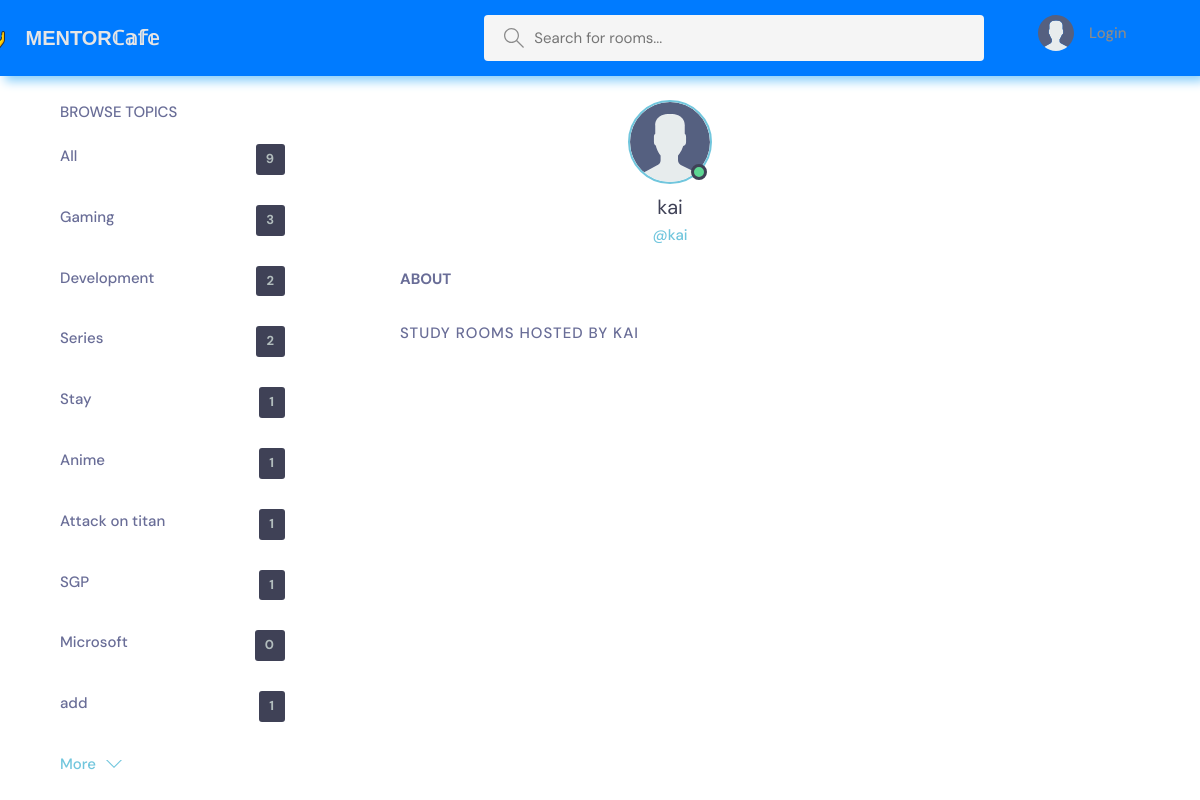
The page /profile/2 on the database its author committed.
### base/models.py (models this page shows, shortened)
class Topic(models.Model):
    name = models.CharField(max_length=255)

### base/views.py (the view)
# urls.py: path('profile/<slug:pk>', views.userProfile, name = "profile"),
def userProfile(request,pk):
    user = User.objects.get(id=pk)
    rooms = user.room_set.all()
    topics = Topic.objects.all()
    context = {'user': user,'topics':topics,'rooms':rooms}
    return render(request,'base/profile.html',context)

### base/templates/base/profile.html (shortened to what this page needs)
{% extends 'main.html'%}
{% load static%}
{%block content%}
<main class="profile-page layout layout--3">
        <div class="container">
          <div class="topics">
            <div class="topics__header">
              <h2>Browse Topics</h2>
            </div>
            <ul class="topics__list">
                <li>
                  <a href="{% url 'home' %}"> All <span>{{topics.count}}</span></a>
                </li>
                {%for topic in topics %}
                <li>
                  <a href="{% url 'home' %}?q={{topic.name}}">{{topic.name}} <span>{{topic.room_set.all.count}}</span></a>
                </li>
                {%endfor%}
              </ul>
            <button class="btn btn--link" href="/">
              More
              <svg version="1.1" xmlns="http://www.w3.org/2000/svg" width="32" height="32" viewBox="0 0 32 32">
                <title>chevron-down</title>
                <path d="M16 21l-13-13h-3l16 16 16-16h-3l-13 13z"></path>
              </svg>
            </button>
          </div>
          <div class="roomList">
            <div class="profile">
              <div class="profile__avatar">
                <div class="avatar avatar--large active">
                  <img src="{% static 'images/avatar.svg'%}" />
                </div>
              </div>
              <div class="profile__info">
                <h3>{{user.username}}</h3>
                <p>@{{user.username}}</p>
              </div>
              <div class="profile__about">
                <h3>About</h3>
              </div>
            </div>
            <div class="roomList__header">
              <div>
                <h2>Study Rooms Hosted by {{user.username}}</a>
                </h2>
              </div>
            </div>
          </div>
        </div>
      </main>
{%endblock%}

### static/styles/style.css (style rules this page uses)
:root { --color-main: #71c6dd; --color-main-light: #e1f6fb; --color-dark: #3f4156; --color-dark-medium: #51546e; --color-dark-light: #696d97; --color-light: #e5e5e5; --color-gray: #8b8b8b; --color-light-gray: #b2bdbd; --color-bg: #2d2d39; --color-success: #5dd693; --color-error: #fc4b0b; }
* { font-family: "DM Sans", -apple-system, BlinkMacSystemFont, "Segoe UI", Roboto, Oxygen, Ubuntu, Cantarell, "Open Sans", "Helvetica Neue", sans-serif; margin: 0; padding: 0; box-sizing: border-box; text-rendering: optimizeLegibility; font-size: inherit; }
html { font-size: 56.25%; }
@media only screen and (min-width: 1200px) { html { font-size: 62.5%; } }
body { line-height: 1.6; font-weight: 400; font-size: 1.5rem; color: var(--color-light-gray); background-color: WHITE; min-height: 100vh; }
img { width: 100%; }
a { display: inline-block; color: var(--color-main); text-decoration: none; }
.container { max-width: 120rem; width: 90%; margin: auto; }
.btn { background-color: transparent; border: none; display: inline-flex; align-items: center; gap: 1rem; cursor: pointer; transition: all ease-in-out 0.3s; padding: 1rem 2rem; border-radius: 5px; box-shadow: 1px 1px 3px 1px rgba(0, 0, 0, 0.15); font-weight: 500; }
.btn--link { border-radius: 0; padding: 0; color: var(--color-main); box-shadow: none; }
.btn > svg { fill: currentColor; width: 1.6rem; height: 1.6rem; }
.avatar { position: relative; display: inline-block; border-radius: 50%; border: 2px solid var(--color-main); }
.avatar img { display: block; border-radius: 50%; object-fit: cover; object-position: center; }
.avatar::after { content: ""; display: block; position: absolute; background-color: var(--color-gray); z-index: 111; border-radius: 50%; border: 0.3rem solid var(--color-dark); }
.avatar.active::after { background-color: var(--color-success); }
.avatar.avatar--large img { display: block; width: 8rem; height: 8rem; border-radius: 50%; }
.avatar.avatar--large:after { width: 1rem; height: 1rem; bottom: 2px; right: 3.5px; }
.layout { margin-top: 2.4rem; }
.layout > .container { display: flex; justify-content: space-between; align-items: flex-start; }
.layout--3 > .container > div:first-child { flex-basis: 50%; max-width: 22.5rem; }
.layout--3 > .container > div:nth-child(2) { flex-basis: 50%; }
.topics__header { margin-bottom: 2rem; }
.topics__header h2 { text-transform: uppercase; font-weight: 500; color: var(--color-dark-light); }
.topics__list { list-style: none; }
.topics__list li a { display: flex; justify-content: space-between; margin-bottom: 3rem; font-weight: 500; color: var(--color-dark-light); transition: all 0.3s ease-in-out; }
.topics__list li a span { padding: 0.5rem 1rem; background-color: var(--color-dark); color: var(--color-light-gray); border-radius: 3px; font-size: 1.3rem; font-weight: 700; letter-spacing: 1px; }
.roomList { position: relative; right: 200px; }
.roomList__header { display: flex; justify-content: space-between; align-items: center; margin-bottom: 2.4rem; }
.roomList__header h2 { text-transform: uppercase; font-weight: 500; color: var(--color-dark-light); letter-spacing: 1px; }
.profile { margin-bottom: 3rem; }
.profile__avatar { text-align: center; }
.profile__info { text-align: center; }
.profile__info h3 { font-size: 2rem; color: var(--color-dark); font-weight: 400; }
.profile__info p { color: var(--color-main); font-weight: 500; margin-bottom: 1rem; }
.profile__about { margin-top: 2rem; }
.profile__about h3 { text-transform: uppercase; color: var(--color-dark-light); margin-bottom: 0.5rem; }
.profile-page .roomList__header { margin-bottom: 1.5rem; }
.profile-page .roomList__header h2 { color: var(--color-dark-light); }

### rows shown on the page
Topic: name "Gaming", room_set.all.count "3"
Topic: name "Development", room_set.all.count "2"
Topic: name "Series", room_set.all.count "2"
Topic: name "Stay", room_set.all.count "1"
Topic: name "Anime", room_set.all.count "1"
Topic: name "Attack on titan", room_set.all.count "1"
Topic: name "SGP", room_set.all.count "1"
Topic: name "Microsoft", room_set.all.count "0"
Topic: name "add", room_set.all.count "1"

### other values the page prints
{{ topics.count }} "9"
{{ user.username }} "kai"
{{ user.username }} "KAI"
